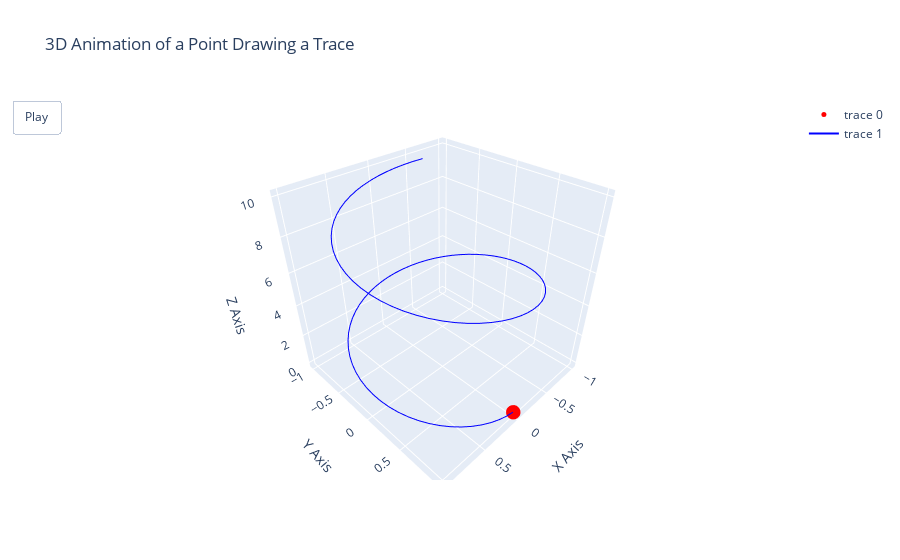

The cell this chart's notebook holds for it:
### Code cell
# Sample data
t = np.linspace(0, 10, 100)
x = np.sin(t)
y = np.cos(t)
z = t

# Create the figure
fig = go.Figure()

# Add the initial trace
fig.add_trace(go.Scatter3d(x=[x[0]], y=[y[0]], z=[z[0]], mode='markers', marker=dict(size=5, color='red')))

# Add frames
frames = [go.Frame(data=[go.Scatter3d(x=[x[k]], y=[y[k]], z=[z[k]], mode='markers', marker=dict(size=5, color='red'))]) for k in range(1, len(t))]

# Add the trace for the path
fig.add_trace(go.Scatter3d(x=x, y=y, z=z, mode='lines', line=dict(color='blue', width=2)))

# Update layout with animation settings
fig.update_layout(
    scene=dict(
        xaxis_title='X Axis',
        yaxis_title='Y Axis',
        zaxis_title='Z Axis'
    ),
    updatemenus=[dict(type='buttons', showactive=False, buttons=[dict(label='Play', method='animate', args=[None, dict(frame=dict(duration=50, redraw=True), fromcurrent=True)])])],
    title='3D Animation of a Point Drawing a Trace'
)

# Add frames to the figure
fig.frames = frames

# Show the plot
fig.show()
